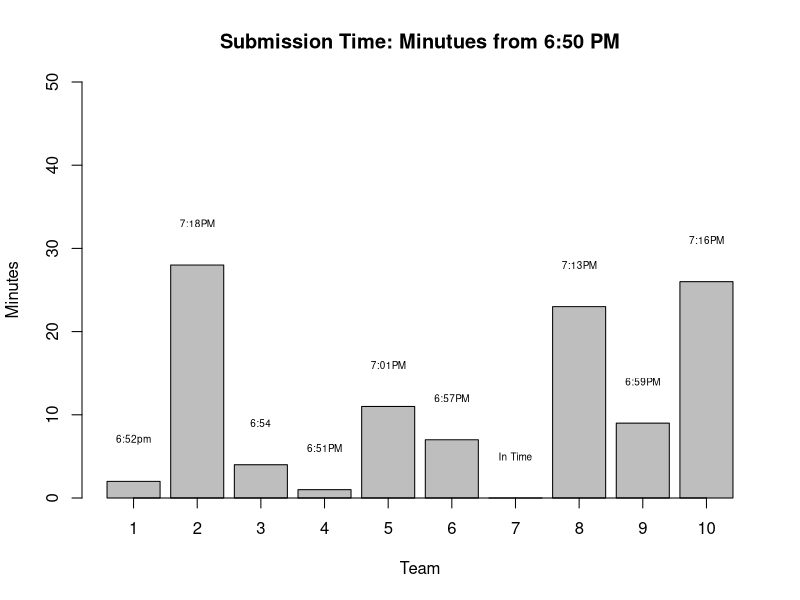
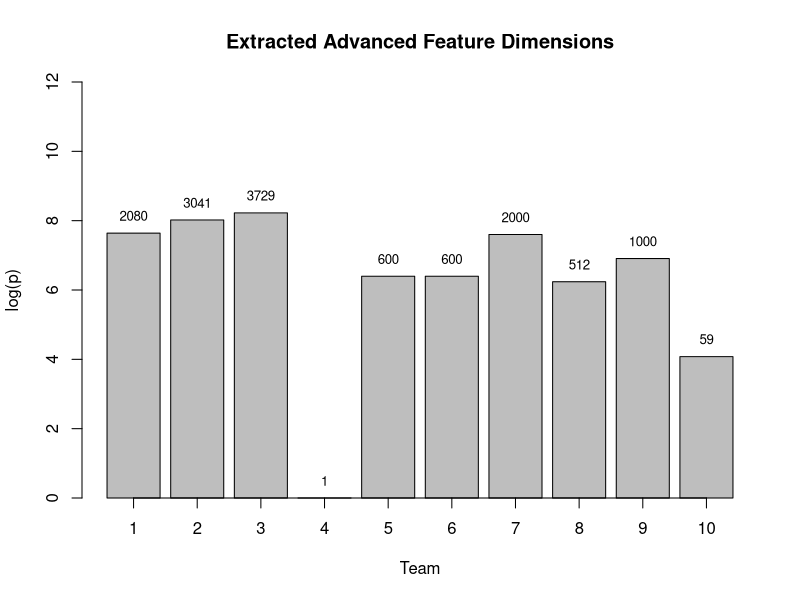
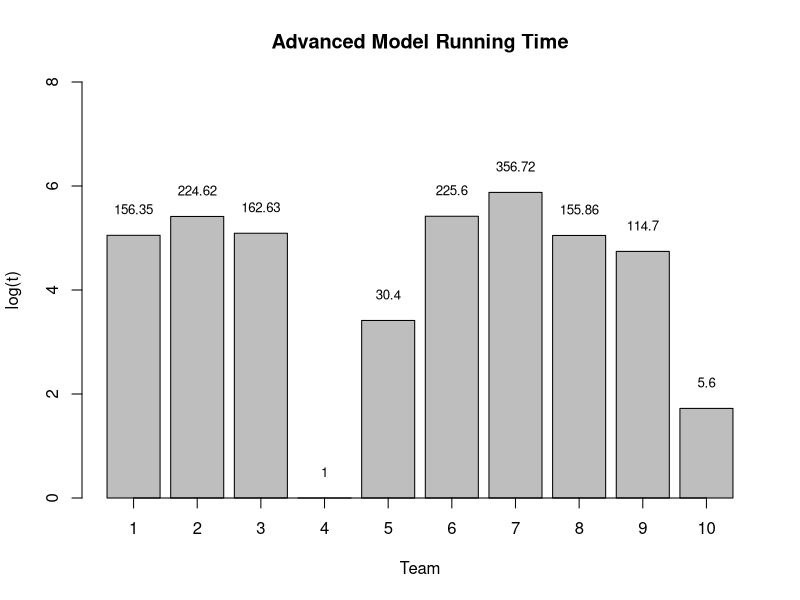
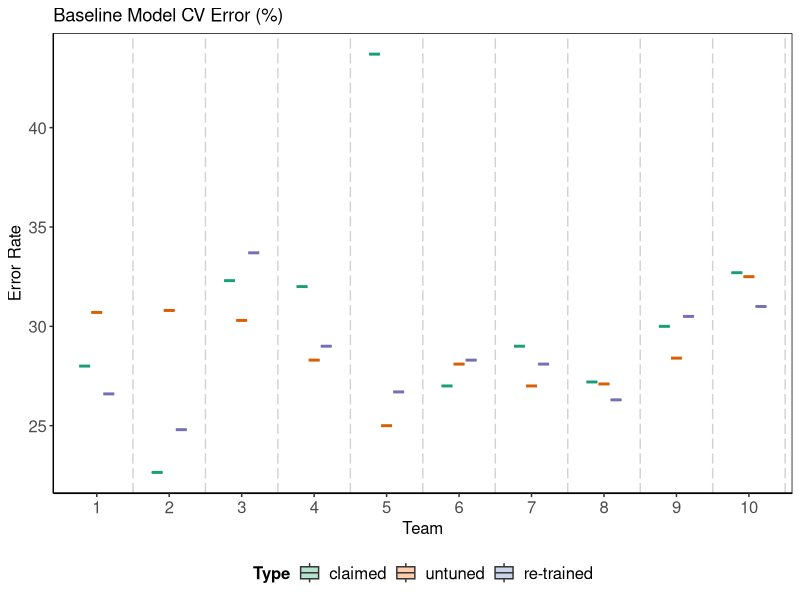
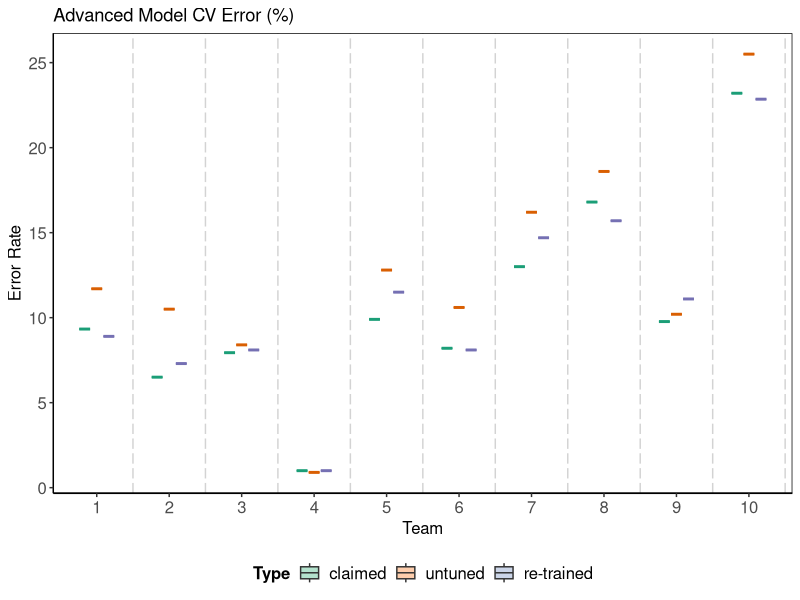

R code for these plots, in order:
## ---- chunk 1
# run Results.R first
submitTime <- c(2, 28, 4, 1, 11, 7, 0, 23, 9, 26)
submitTime_label <- c("6:52pm", "7:18PM", "6:54", "6:51PM", "7:01PM", "6:57PM", "In Time", "7:13PM", "6:59PM", "7:16PM")

bar_time <- barplot(submitTime, main="Submission Time: Minutues from 6:50 PM",
        xlab="Team", ylab="Minutes", ylim=c(0, 50))
text(bar_time, submitTime+5, submitTime_label, cex=0.6)
axis(1, bar_time, labels=as.character(1:10))
## ---- chunk 2
featureDim_bl <- c(2080, 3041, 3729, 1, 600, 600, 2000, 512, 1000, 59)
log_featureDim_bl <- log(featureDim_bl)
bar_dim_bl <- barplot(log_featureDim_bl, main="Extracted Advanced Feature Dimensions",
                       xlab="Team", ylab="log(p)", ylim=c(0, 12))
text(bar_dim_bl, log_featureDim_bl+0.5, as.character(featureDim_bl), cex=0.8)
axis(1, bar_time, labels=as.character(1:10))
## ---- chunk 3
# run Results.R first
RunningTime <- c(156.35, 224.62, 162.63, 1, 30.4, 225.6, 356.72, 155.86, 114.7, 5.6)
log_RunningTime <- log(RunningTime)
bar_time <- barplot(log_RunningTime, main="Advanced Model Running Time",
        xlab="Team", ylab="log(t)", ylim=c(0, 8))
text(bar_time, log_RunningTime+0.5, as.character(RunningTime), cex=0.8)
axis(1, bar_time, labels=as.character(1:10))
## ---- chunk 4
# data saved in Results.R
err_claimed <- c(
0.28,
0.2265,
0.323,
0.32,
0.437,
0.27,
0.29,
0.272,
0.3,
0.327)
err_adv_claimed <- rep(err_claimed, each=20)
CV_error_baseline <- c(
0.266,
0.248,
0.337,
0.29,
0.267,
0.283,
0.281,
0.263,
0.305,
0.31)
err_retrained <- rep(CV_error_baseline, each=20)
# load("label_eval.RData")
# load("pred_untuned.RData")
# ind_fun <- which(is.na(label_eval))
err_untuned <- c(
  0.307,
0.308,
0.303,
0.283,
0.250,
0.281,
0.270,
0.271,
0.284,
0.325
)
err_adv_untuned <- rep(err_untuned  , each=20)

type_names <- c("claimed", "untuned", "re-trained")
# team_names <- paste0("Team ", 1:12)
team_names <- 1:10
# load("output_proj3.RData")
err_adv_all <- data.frame(Team=rep(rep(team_names, each=20), times=3), 
  					  Type=rep(type_names, each=200),
						  Error= c(err_adv_claimed, err_adv_untuned, err_retrained)) #as.vector(t(output$err_adv_retrained))))

err_adv_all$Type <- factor(err_adv_all$Type, levels= type_names)
err_adv_all$Team <- factor(err_adv_all$Team, levels= team_names)


err_adv_all$Error <- err_adv_all$Error*100

type_names <- c("claimed", "untuned", "re-trained")
team_names <- paste0("Team ", 1:10)

library(ggplot2)
(ggplot(err_adv_all, aes(y = Error, x = Team, fill = Type, colour = Type)) 
+ geom_boxplot(width=0.5,outlier.colour = NULL)
#+ scale_alpha_continuous(guide=FALSE, range=c(0.01,0.99))
+theme(axis.line = element_line(colour = "black"),
      panel.grid.major = element_blank(),
      panel.grid.minor = element_blank(),
      panel.border = element_rect(colour = "black", fill=NA),
      axis.text=element_text(size=12),
      axis.title=element_text(size=12),
      legend.text=element_text(size=12),
      legend.title=element_text(size=12, face="bold"),
      legend.position="bottom",
      strip.text.y = element_text(size = 13, face="bold"),
      panel.background = element_blank())
+ labs(title="Baseline Model CV Error (%)", x="Team", y="Error Rate")
+ scale_colour_brewer(palette = "Dark2", guide = FALSE)
+ scale_fill_brewer(palette = "Pastel2", labels=type_names, guide = guide_legend(title = "Type"))
+ geom_vline(xintercept = seq(1.5, 13.5, 1), linetype = "longdash", colour="lightgrey")) 

## ---- chunk 5
# data saved in Results.R
err_claimed <- c(
0.0933,
0.065,
0.0794,
0.01,
0.099,
0.082,
0.13,
0.168,
0.0977,
0.232)
err_adv_claimed <- rep(err_claimed, each=20)
CV_error_baseline <- c(
0.089,
0.073,
0.081,
0.01,
0.115,
0.081,
0.147,
0.157,
0.111,
0.2285)
err_retrained <- rep(CV_error_baseline, each=20)
# load("label_eval.RData")
# load("pred_untuned.RData")
# ind_fun <- which(is.na(label_eval))
err_untuned <- c(
0.117,
0.105,
0.084,
0.009,
0.128,
0.106,
0.162,
0.186,
0.102,
0.255
)
err_adv_untuned <- rep(err_untuned  , each=20)

type_names <- c("claimed", "untuned", "re-trained")
# team_names <- paste0("Team ", 1:12)
team_names <- 1:10
# load("output_proj3.RData")
err_adv_all <- data.frame(Team=rep(rep(team_names, each=20), times=3), 
  					  Type=rep(type_names, each=200),
						  Error= c(err_adv_claimed, err_adv_untuned, err_retrained)) #as.vector(t(output$err_adv_retrained))))

err_adv_all$Type <- factor(err_adv_all$Type, levels= type_names)
err_adv_all$Team <- factor(err_adv_all$Team, levels= team_names)


err_adv_all$Error <- err_adv_all$Error*100

type_names <- c("claimed", "untuned", "re-trained")
team_names <- paste0("Team ", 1:10)

library(ggplot2)
(ggplot(err_adv_all, aes(y = Error, x = Team, fill = Type, colour = Type)) 
+ geom_boxplot(width=0.5,outlier.colour = NULL)
#+ scale_alpha_continuous(guide=FALSE, range=c(0.01,0.99))
+theme(axis.line = element_line(colour = "black"),
      panel.grid.major = element_blank(),
      panel.grid.minor = element_blank(),
      panel.border = element_rect(colour = "black", fill=NA),
      axis.text=element_text(size=12),
      axis.title=element_text(size=12),
      legend.text=element_text(size=12),
      legend.title=element_text(size=12, face="bold"),
      legend.position="bottom",
      strip.text.y = element_text(size = 13, face="bold"),
      panel.background = element_blank())
+ labs(title="Advanced Model CV Error (%)", x="Team", y="Error Rate")
+ scale_colour_brewer(palette = "Dark2", guide = FALSE)
+ scale_fill_brewer(palette = "Pastel2", labels=type_names, guide = guide_legend(title = "Type"))
+ geom_vline(xintercept = seq(1.5, 13.5, 1), linetype = "longdash", colour="lightgrey")) 
